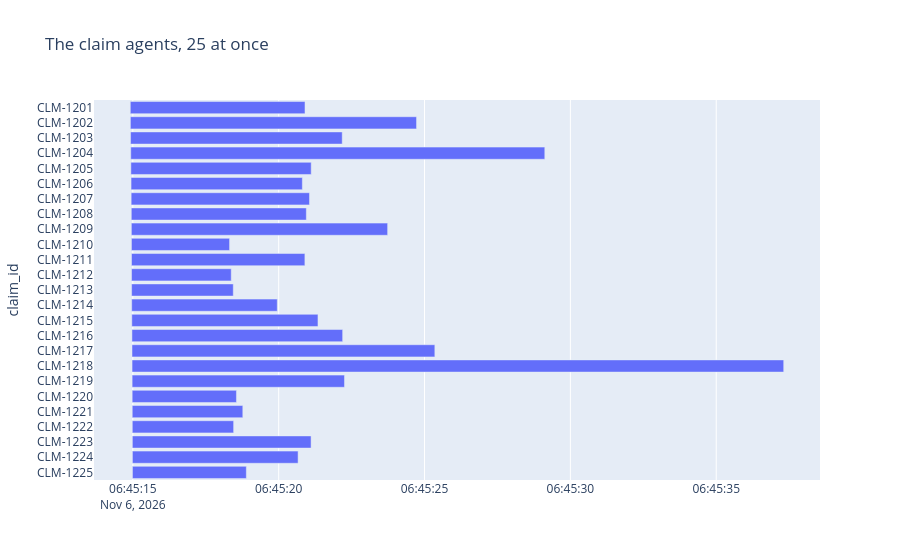

The notebook cell saved with this chart:
### Code cell
show_timeline(swarm_of_25, 
              'The claim agents, 25 at once')

### Figure 1 — Plotly figure (JSON) as saved in the notebook; plotly's stock layout.template omitted (floating-point values rounded to 4 significant figures)
{"data": [{"base": ["2026-11-06T06:45:14.912865", "2026-11-06T06:45:14.916006", "2026-11-06T06:45:14.921976", "2026-11-06T06:45:14.928745", "2026-11-06T06:45:14.932523", "2026-11-06T06:45:14.938766", "2026-11-06T06:45:14.942244", "2026-11-06T06:45:14.946633", "2026-11-06T06:45:14.949175", "2026-11-06T06:45:14.952030", "2026-11-06T06:45:14.954281", "2026-11-06T06:45:14.956050", "2026-11-06T06:45:14.958059", "2026-11-06T06:45:14.960476", "2026-11-06T06:45:14.964649", "2026-11-06T06:45:14.968788", "2026-11-06T06:45:14.971212", "2026-11-06T06:45:14.973125", "2026-11-06T06:45:14.975145", "2026-11-06T06:45:14.976843", "2026-11-06T06:45:14.978569", "2026-11-06T06:45:14.980594", "2026-11-06T06:45:14.982508", "2026-11-06T06:45:14.984071", "2026-11-06T06:45:14.985515"], "hovertemplate": "started=%{base}<br>finished=%{x}<br>claim_id=%{y}<extra></extra>", "legendgroup": "", "marker": {"color": "#636efa", "pattern": {"shape": ""}}, "name": "", "orientation": "h", "showlegend": false, "textposition": "auto", "type": "bar", "x": [5989, 9810, 7256, 14194, 6182, 5872, 6113, 6001, 8786, 3364, 5944, 3417, 3485, 4991, 6382, 7224, 10382, 22340, 7280, 3575, 3791, 3475, 6128, 5681, 3905], "xaxis": "x", "y": ["CLM-1201", "CLM-1202", "CLM-1203", "CLM-1204", "CLM-1205", "CLM-1206", "CLM-1207", "CLM-1208", "CLM-1209", "CLM-1210", "CLM-1211", "CLM-1212", "CLM-1213", "CLM-1214", "CLM-1215", "CLM-1216", "CLM-1217", "CLM-1218", "CLM-1219", "CLM-1220", "CLM-1221", "CLM-1222", "CLM-1223", "CLM-1224", "CLM-1225"], "yaxis": "y"}], "layout": {"barmode": "overlay", "legend": {"tracegroupgap": 0}, "title": {"text": "The claim agents, 25 at once"}, "xaxis": {"anchor": "y", "domain": [0, 1], "type": "date"}, "yaxis": {"anchor": "x", "autorange": "reversed", "domain": [0, 1], "title": {"text": "claim_id"}}}}
